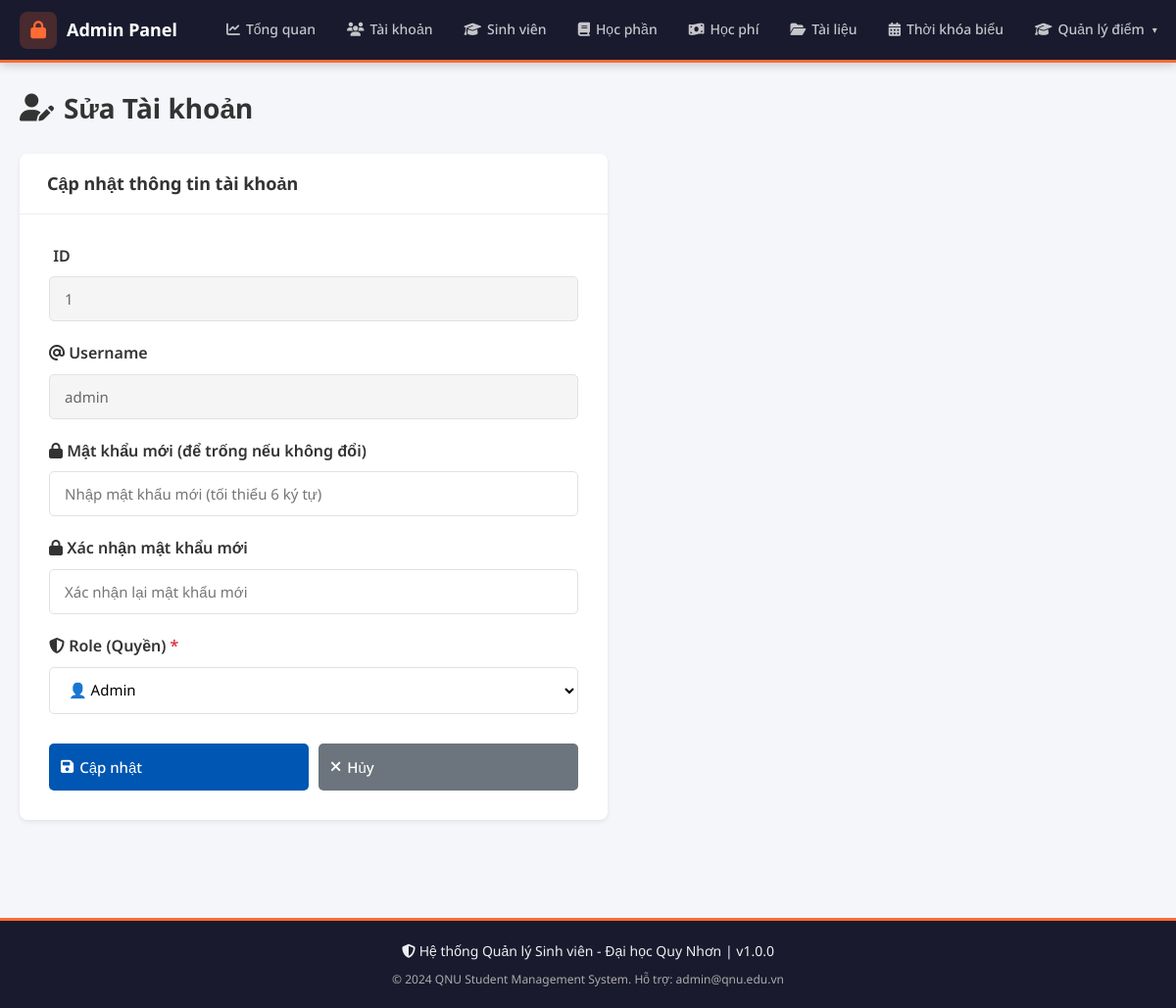
/admin/users/edit.php?id=1 (signed in), run on the app's committed database.
### tables this page shows
CREATE TABLE IF NOT EXISTS `users` (
  `id` INT AUTO_INCREMENT PRIMARY KEY,
  `username` VARCHAR(50) NOT NULL UNIQUE,
  `password` VARCHAR(255) NOT NULL,
  `role` ENUM('student','admin') NOT NULL DEFAULT 'student',
  `created_at` TIMESTAMP DEFAULT CURRENT_TIMESTAMP
);

### includes/session.php (called while the page is built, shortened)
<?php
function e(string $str): string {
    return htmlspecialchars($str, ENT_QUOTES, 'UTF-8');
}
?>

### admin/users/edit.php (the view, shortened to what this page needs)
<?php
require_once ROOT . '/includes/session.php';
$id = (int)($_GET['id'] ?? 0);
$db = getDB();
$stmt = $db->prepare("SELECT * FROM users WHERE id = ?");
$stmt->bind_param('i', $id);
$stmt->execute();
$user = $stmt->get_result()->fetch_assoc();
require_once ROOT . '/includes/admin/header_admin.php';
?>
<?php require_once ROOT . '/includes/admin/navbar_admin.php'; ?>
<div class="admin-wrapper">
  <div class="admin-container">
    <div class="page-title fade-in">
      <h1><i class="fas fa-user-edit"></i> Sửa Tài khoản</h1>
    </div>
    <div class="card fade-in" style="max-width: 600px;">
      <div class="card-header">
        <h3><i class="fas fa-form"></i> Cập nhật thông tin tài khoản</h3>
      </div>
      <div class="card-body" style="padding: 30px;">
        <form method="POST" action="<?= BASE_URL ?>/admin/users/process_edit.php">
          <div style="margin-bottom: 20px;">
            <label style="display: block; margin-bottom: 8px; font-weight: 600; color: var(--text);">
              <i class="fas fa-hash"></i> ID
            </label>
            <input
              type="text"
              value="<?= $user['id'] ?>"
              readonly
              style="width: 100%; padding: 12px 15px; border: 1px solid var(--border); border-radius: var(--radius-sm); font-family: var(--font-sans); font-size: 15px; background: #f5f5f5; color: #666;"
            >
          </div>
          <div style="margin-bottom: 20px;">
            <label style="display: block; margin-bottom: 8px; font-weight: 600; color: var(--text);">
              <i class="fas fa-at"></i> Username
            </label>
            <input
              type="text"
              value="<?= e($user['username']) ?>"
              readonly
              style="width: 100%; padding: 12px 15px; border: 1px solid var(--border); border-radius: var(--radius-sm); font-family: var(--font-sans); font-size: 15px; background: #f5f5f5; color: #666;"
            >
          </div>
          <div style="margin-bottom: 20px;">
            <label style="display: block; margin-bottom: 8px; font-weight: 600; color: var(--text);">
              <i class="fas fa-lock"></i> Mật khẩu mới (để trống nếu không đổi)
            </label>
            <input
              type="password"
              name="password"
              placeholder="Nhập mật khẩu mới (tối thiểu 6 ký tự)"
              minlength="6"
              style="width: 100%; padding: 12px 15px; border: 1px solid var(--border); border-radius: var(--radius-sm); font-family: var(--font-sans); font-size: 15px;"
            >
          </div>
          <div style="margin-bottom: 20px;">
            <label style="display: block; margin-bottom: 8px; font-weight: 600; color: var(--text);">
              <i class="fas fa-lock"></i> Xác nhận mật khẩu mới
            </label>
            <input
              type="password"
              name="password_confirm"
              placeholder="Xác nhận lại mật khẩu mới"
              minlength="6"
              style="width: 100%; padding: 12px 15px; border: 1px solid var(--border); border-radius: var(--radius-sm); font-family: var(--font-sans); font-size: 15px;"
            >
          </div>
          <div style="margin-bottom: 30px;">
            <label style="display: block; margin-bottom: 8px; font-weight: 600; color: var(--text);">
              <i class="fas fa-shield-alt"></i> Role (Quyền) <span style="color: var(--danger);">*</span>
            </label>
            <select
              name="role"
              required
              style="width: 100%; padding: 12px 15px; border: 1px solid var(--border); border-radius: var(--radius-sm); font-family: var(--font-sans); font-size: 15px; background: #fff; cursor: pointer;"
            >
              <option value="admin" <?= $user['role'] === 'admin' ? 'selected' : '' ?>>👤 Admin</option>
            </select>
          </div>
          <div style="display: flex; gap: 10px; margin-top: 30px;">
            <button type="submit" class="btn btn-primary" style="flex: 1; padding: 12px;">
              <i class="fas fa-save"></i> Cập nhật
            </button>
            <a href="<?= BASE_URL ?>/admin/users/index.php" class="btn btn-secondary" style="flex: 1; padding: 12px; text-align: center;">
              <i class="fas fa-times"></i> Hủy
            </a>
          </div>
        </form>
      </div>
    </div>
  </div>
</div>
<?php require_once ROOT . '/includes/admin/footer_admin.php'; ?>

### assets/css/style.css (style rules this page uses)
:root { --primary: #0056B3; --primary-dark: #003d80; --primary-light: #e8f0fb; --bg: #F4F6F9; --white: #FFFFFF; --text: #333333; --text-muted: #6C757D; --success: #28A745; --danger: #DC3545; --warning: #FFC107; --info: #17A2B8; --border: #dee2e6; --shadow: 0 2px 8px rgba(0,0,0,.08); --shadow-md: 0 4px 16px rgba(0,0,0,.12); --radius: 8px; --radius-sm: 5px; --sidebar-w: 250px; --header-h: 64px; --transition: .1s ease; --font-sans: 'Noto Sans', 'Roboto', Arial, 'Helvetica Neue', sans-serif; }
*, *::before, *::after { box-sizing: border-box; margin: 0; padding: 0; }
html { scroll-behavior: smooth; }
body { font-family: var(--font-sans); font-size: 16px; color: var(--text); background: var(--bg); line-height: 1.6; text-rendering: optimizeLegibility; -webkit-font-smoothing: antialiased; -moz-osx-font-smoothing: grayscale; }
a { color: var(--primary); text-decoration: none; transition: color var(--transition); }
h1 { font-size: 26px; font-weight: 700; }
h3 { font-size: 18px; font-weight: 700; }
.btn { display: inline-flex; align-items: center; gap: 6px; padding: 8px 18px; font-size: 15px; font-family: var(--font-sans); font-weight: 500; border-radius: var(--radius-sm); border: none; cursor: pointer; transition: background var(--transition), transform .1s, box-shadow var(--transition); white-space: nowrap; }
.btn-primary { background: var(--primary); color: #fff; }
.btn-secondary { background: #6C757D; color: #fff; }
.card { background: var(--white); border-radius: var(--radius); box-shadow: var(--shadow); overflow: hidden; }
.card-header { padding: 16px 20px; border-bottom: 1px solid var(--border); display: flex; align-items: center; justify-content: space-between; gap: 12px; }
.card-header h2, .card-header h3 { margin: 0; color: var(--primary); }
.card-body { padding: 20px; }
.page-title { margin-bottom: 22px; }
.page-title h1 { color: var(--primary); font-size: 24px; margin-bottom: 4px; }
.fade-in { animation: fadeIn .12s cubic-bezier(0.34, 1.56, 0.64, 1); }

### includes/admin/header_admin.php (style rules this page uses)
.admin-wrapper { padding-top: calc(var(--header-h) + 24px); padding-bottom: 40px; min-height: 100vh; background: #f5f6fa; }
.admin-container { max-width: 1400px; margin: 0 auto; padding: 0 20px; }
.page-title { margin-bottom: 24px; }
.page-title h1 { font-size: 28px; font-weight: 700; color: var(--text-dark); margin: 0 0 6px; display: flex; align-items: center; gap: 10px; }
.card { background: white; border-radius: 8px; box-shadow: 0 2px 4px rgba(0,0,0,0.08); margin-bottom: 20px; }
.card-header { padding: 16px 20px; border-bottom: 1px solid #eee; display: flex; align-items: center; justify-content: space-between; }
.card-header h3 { margin: 0; color: var(--text-dark); display: flex; align-items: center; gap: 8px; }
.card-body { padding: 20px; }
.fade-in { animation: fadeIn .4s ease; }

### data on the page
users: id "1", username "admin", role "👤 Admin"

### other printed values
APP_VERSION "1.0.0"
